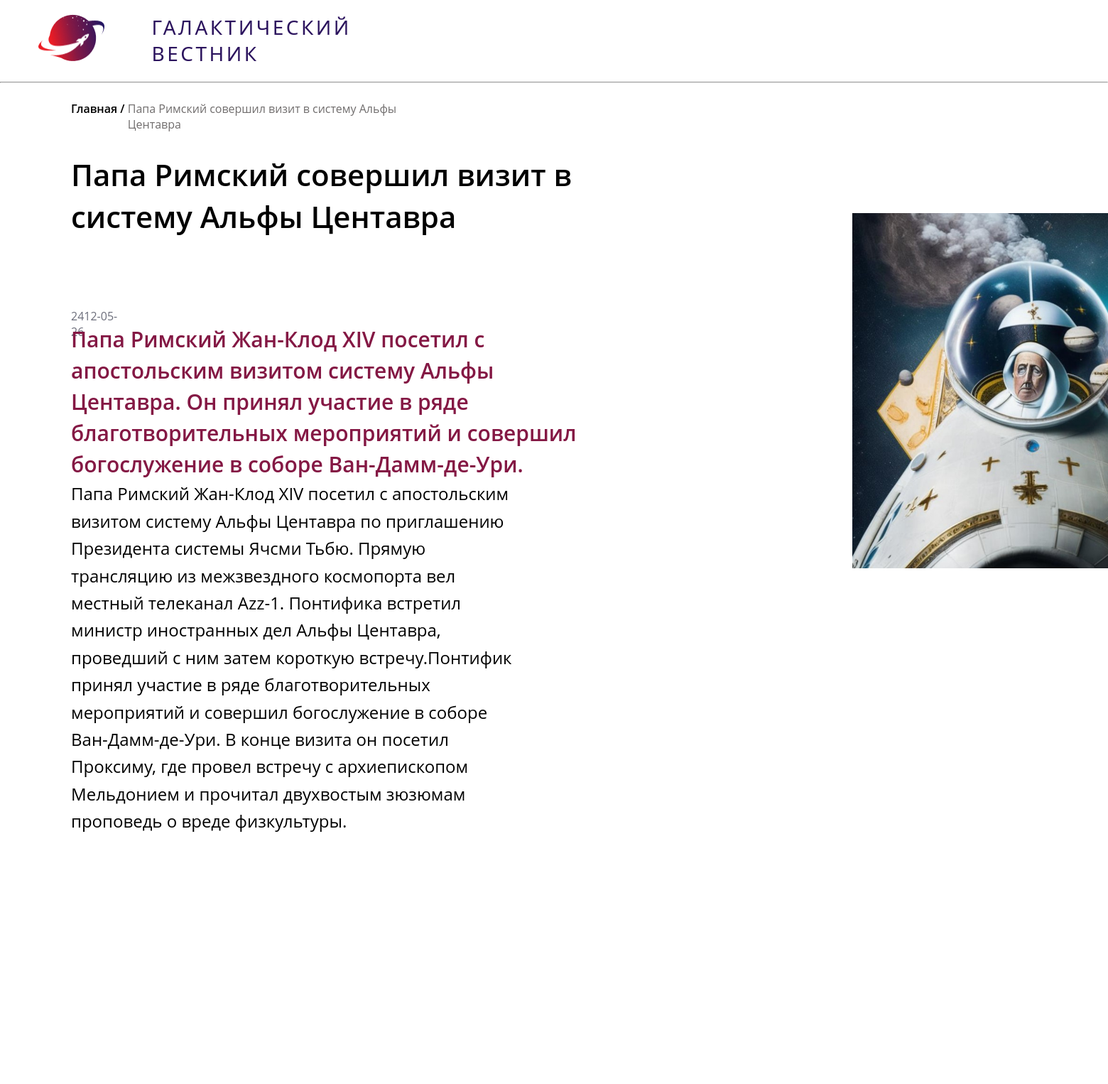
Screenshot of /news.php?post=1 with the database file from the repository.
### tables this page shows
CREATE TABLE `news` (
  `id` int UNSIGNED NOT NULL,
  `date` datetime DEFAULT NULL,
  `title` varchar(250) NOT NULL DEFAULT '',
  `announce` text,
  `content` text,
  `image` varchar(250) NOT NULL DEFAULT ''
);

### app/database/queries.php (called while the page is built, shortened)
<?php
require('settings.php');
function checkError($query) {
    $errInfo = $query->errorInfo();
}
function selectedPost($id) {
    global $pdo;
    $post = "select id, date(date), title, announce, content, image from news where id = $id";
    $query = $pdo->prepare($post);
    $query->execute();
    return $query->fetch();
}
?>

### news.php (the view, shortened to what this page needs)
<?php include("path.php");
include("app/database/queries.php");
$post = selectedPost($_GET['post']);
?>
<!DOCTYPE html>
<html lang="en">
<head>
    <link rel="stylesheet" href="http://localhost/news/assets/css/style.css" type="text/css">
    <link rel="stylesheet" href="http://localhost/news/assets/css/styleNews.css" type="text/css">
</head>
<body>
    <?php include("app/include/header.php"); ?>
    <hr>
    <div class="navText">
        <a class="navRoute" href="<?php echo BASE_URL ?>">Главная</a>
        <a class="navRoute">&nbsp;/&nbsp;</a>
        <a class="endRoute"><?= $post['title'] ?></a>
    </div>
    <h1 class="titleNews"><?= $post['title'] ?></h1>
    <div class="selectedNewsCon">
        <p class="time-news"><?= $post['date(date)'] ?></p>
        <p class="title-news"><?= strip_tags($post['announce']) ?></p>
        <p class="contentNews"><?= strip_tags($post['content']) ?></p>
        <a href="<?php echo BASE_URL ?>"><button class="backBtn">←&nbsp;&nbsp; назад к новостям</button></a>
    </div>
    <img class="news-jpg" src="<?= BASE_URL . 'assets/images/' . $post['image'] ?>">
    <?php include("app/include/footer.php"); ?>
</body>
</html>

### app/include/header.php
<header class="navbar">
    <div class="navCon">
        <a href="<?= BASE_URL . 'index.php' ?>"><img class="space-img" src="http://localhost/news/assets/images/logo 1.png"></a>
        <a href="<?= BASE_URL . 'index.php' ?>"><h1 class="main-title">Галактический вестник</h1></a>
    </div>
</header>

### app/include/footer.php
<footer>
    <hr>
    <p>© 2023 — 2412 «Галактический вестник»</p>
</footer>

### assets/css/style.css (style rules this page uses)
* { margin: 0; padding: 0; box-sizing: border-box; }
.navbar { height: 75px; display: flex; margin: 20px; }
.navCon { display: flex; justify-content: space-around; width: 500px; }
a { text-decoration: none; }
.main-title { width: 273px; height: 74px; left: 117.12px; top: -0.07px; font-family: 'Segoe UI'; font-style: normal; text-decoration: none; font-weight: 400; font-size: 28px; line-height: 132%; letter-spacing: 0.125em; text-transform: uppercase; color: #2C145E; }
.space-img { width: 93px; height: 66px; left: 8px; top: 6px; }
.time-news { width: 82px; height: 22px; font-family: 'Open Sans'; font-style: normal; font-weight: 400; font-size: 16px; line-height: 22px; color: #6C6E7B; }
.title-news { width: 739px; height: 45px; margin-bottom: 55px; font-family: 'Open Sans'; font-style: normal; font-weight: 600; font-size: 30px; line-height: 44px; color: #841844; }
footer { margin-top: 75px; margin-left: 150px; margin-right: 150px; height: 75px; }
footer hr { border: 1px solid #6C6E7B; }
footer p { margin-top: 25px; font-family: 'Open Sans'; font-style: normal; font-weight: 400; font-size: 18px; line-height: 160%; color: #000000; }

### assets/css/styleNews.css (style rules this page uses)
.navText { display: flex; justify-content: space-around; width: 500px; margin-top: 25px; margin-left: 100px; }
.navText > .navRoute { font-family: 'Open Sans'; font-style: normal; font-weight: 600; font-size: 16px; line-height: 140%; text-decoration: none; color: #000000; }
.endRoute { font-family: 'Open Sans'; font-style: normal; font-weight: 500; font-size: 16px; line-height: 140%; text-decoration: none; color: #706d6d; }
.titleNews { width: 50%; margin-top: 30px; margin-left: 100px; font-family: 'Open Sans'; font-style: normal; font-weight: 600; font-size: 42px; line-height: 140%; color: #000000; }
.selectedNewsCon { margin-top: 100px; margin-left: 100px; width: 40%; display: flex; flex-direction: column; justify-content: space-around; }
.contentNews { margin-top: 120px; font-family: 'Open Sans'; font-style: normal; font-weight: 400; font-size: 24px; line-height: 160%; color: #000000; }
.backBtn { margin-top: 150px; height: 50px; width: 230px; font-family: 'Open Sans'; font-style: normal; font-weight: 600; font-size: 16px; line-height: 22px; text-transform: uppercase; background-color: #FFFFFF; border: 2px solid #9B407A; color:#841844; }
.news-jpg { position: absolute; top: 300px; left: 1200px; height: 500px; }

### rows the page displays
news: title "Папа Римский совершил визит в систему Альфы Центавра", announce "Папа Римский Жан-Клод XIV посетил с апостольским визитом систему Альфы Центавра. Он принял участие в ряде благотворительных мероприятий и совершил богослужение в соборе Ван-Дамм-де-Ури.", content "Папа Римский Жан-Клод XIV посетил с апостольским визитом систему Альфы Центавра по приглашению Президента системы Ячсми Тьбю. Прямую трансляцию из межзвездного космопорта вел местный телеканал Azz-1. Понтифика встретил министр иностранных дел Альфы Центавра, проведший с ним затем короткую встречу.Понтифик принял участие в ряде благотворительных мероприятий и совершил богослужение в соборе Ван-Дамм-де-Ури. В конце визита он посетил Проксиму, где провел встречу с архиепископом Мельдонием и прочитал двухвостым зюзюмам проповедь о вреде физкультуры.", image (picture)

### other values shown
$post['date(date)'] "2412-05-26"
